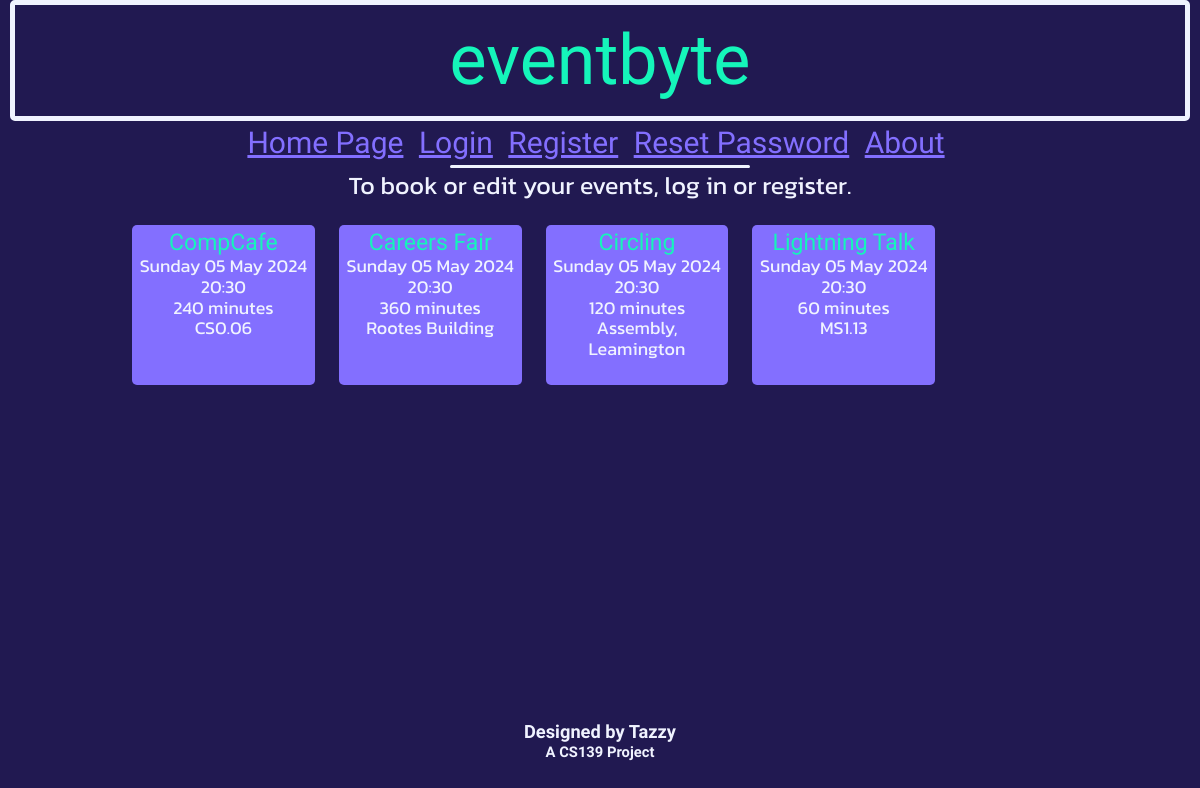
The page /home on the database its author committed.
### db_definition.py (models this page shows, shortened)
class Event(db.Model):
    __tablename__ = "events"
    event_id = db.Column(db.Integer, primary_key = True)
    name = db.Column(db.String(20))
    dateTime = db.Column(db.DateTime)
    duration = db.Column(db.Integer) # Minutes
    capacity = db.Column(db.Integer)
    ticketsSold = db.Column(db.Integer)
    location = db.Column(db.String(50))

### eventbyte.py (the view)
@app.route('/home')
def home():
    updateTickets()
    events=Event.query.all()
    return render_template('home.html', events=events, currTime = datetime.datetime.now())

### eventbyte.py (called while the page is built)
def updateTickets():
    events = Event.query.all()
    for event in events:
        ticketNum = db.session.query(Ticket).where(Ticket.event_id == event.event_id, Ticket.status == "Upcoming").count()
        event.ticketsSold = ticketNum
        if event.dateTime <= datetime.datetime.now():
            tickets = db.session.query(Ticket).where(Ticket.event_id == event.event_id)
            for ticket in tickets:
                ticket.status = "Completed"
    db.session.commit()

### templates/home.html
{% extends 'base.html' %}
{% block heading %}
    {% if current_user.is_authenticated %}
        <div class="title subtitle">
            Welcome, {{ current_user.username }}
        </div>
    {% else %}
        <div class="title">
            eventbyte
        </div>
    {% endif %}
{% endblock %}
{% block content %}
    {% with messages = get_flashed_messages() %}
        {% if messages %}
        <div class="loginFlashes">
            {% for message in messages %}
            <p> {{ message }} </p>
            {% endfor %}
        </div>
        {% else %}
            {% if not current_user.is_authenticated %}
                <h3 class="standardContent" style="text-align: center; margin-top: 3px;">To book or edit your events, log in or register.</h3>
            {% else %}
                <br>
            {% endif %}
        {% endif %}
    {% endwith %}
    {% include "eventList.html" %}
{% endblock %}

### templates/eventList.html (shortened to what this page needs)
<div id="eventsList">
    {% for event in events %}
        {% if event.dateTime > currTime %}
            <div class="event">
                <a href="/viewEvent?eventid={{event.event_id}}" style="text-decoration: none;"><span class="titleRef" style="font-size: 23px;">{{ event.name }}</span></a><br>
                {{ event.dateTime.strftime('%A') }} {{ event.dateTime.strftime('%d') }} {{ event.dateTime.strftime('%b') }} {{ event.dateTime.strftime('%Y') }}<br>
                {{ event.dateTime.strftime('%H') }}:{{ event.dateTime.strftime('%M') }}<br>
                {{ event.duration }} minutes<br>
                {{ event.location }}<br>
                {% if current_user.userClass == "super" %}
                    {{ event.capacity - event.ticketsSold }} seats left<br><br>
                {% elif event.ticketsSold == event.capacity %}
                    <span style="color: red;"><strong>SOLD OUT</strong></span><br>
                {% elif (event.ticketsSold >= (0.95 * event.capacity)) %}
                    <span style="color: red;"><strong>TICKETS LOW</strong></span><br>{{event.capacity - event.ticketsSold}} tickets left.<br>
                {% else %}
                    <br>
                {% endif %}
            </div>
        {% endif %}
    {% endfor %}
</div>

### static/css/retro.css (style rules this page uses)
body { background-color: #211951; }
.title { margin: auto; width: 95%; border: #F0F3FF 5px solid; padding: 15px; font-family: 'Anta', serif; font-size: 70px; color: #15F5BA; border-radius: 5px; text-align: center; }
.standardContent { font-family: 'Kanit', sans-serif; font-weight: 400; font-style: normal; color: #F0F3FF; font-size: 25px; margin-left: 30px; margin-right: 30px; }
.titleRef { color: #15F5BA; font-family: 'Anta', serif; }
#eventsList { width: 80%; margin: auto; text-align: center; display:flex; font-family: 'Kanit', sans-serif; font-weight: 400; font-style: normal; font-size: 18px; color: #F0F3FF; }
.event { display:block; width: 18%; max-width: 18%; max-height: 10%; margin-left: 1.25%; margin-right: 1.25%; padding: 5px; border-radius: 5px; background-color: #836FFF; }

### rows shown on the page
Event: name "CompCafe", dateTime "Sunday", dateTime "05", dateTime "May", dateTime "2024", dateTime "20", dateTime "30", duration "240", location "CS0.06"
Event: name "Careers Fair", dateTime "Sunday", dateTime "05", dateTime "May", dateTime "2024", dateTime "20", dateTime "30", duration "360", location "Rootes Building"
Event: name "Circling", dateTime "Sunday", dateTime "05", dateTime "May", dateTime "2024", dateTime "20", dateTime "30", duration "120", location "Assembly, Leamington"
Event: name "Lightning Talk", dateTime "Sunday", dateTime "05", dateTime "May", dateTime "2024", dateTime "20", dateTime "30", duration "60", location "MS1.13"
